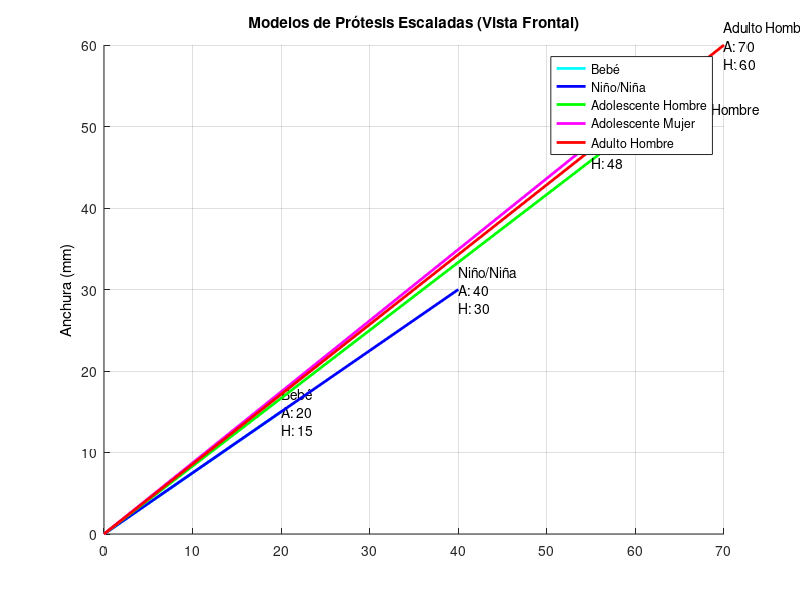

This figure's MATLAB source:
% Definición de dimensiones
baby_width = 20; baby_height = 15; 
child_width = 40; child_height = 30; 
teen_male_width = 60; teen_male_height = 50; 
teen_female_width = 55; teen_female_height = 48; 
adult_male_width = 70; adult_male_height = 60; 

% Gráfico frontal
figure;
hold on;
title('Modelos de Prótesis Escaladas (Vista Frontal)', 'Color', 'k');
ylabel('Anchura (mm)', 'Color', 'k');
zlabel('Altura (mm)', 'Color', 'k');
grid on;

% Añadir modelos al gráfico frontal con escalas
plot([0, baby_width], [0, baby_height], 'c', 'LineWidth', 2);
text(baby_width, baby_height, ...
    sprintf('Bebé\nA: %d\nH: %d', baby_width, baby_height), 'Color', 'k');

plot([0, child_width], [0, child_height], 'b', 'LineWidth', 2);
text(child_width, child_height, ...
    sprintf('Niño/Niña\nA: %d\nH: %d', child_width, child_height), 'Color', 'k');

plot([0, teen_male_width], [0, teen_male_height], 'g', 'LineWidth', 2);
text(teen_male_width, teen_male_height, ...
    sprintf('Adolescente Hombre\nA: %d\nH: %d', teen_male_width, teen_male_height), 'Color', 'k');

plot([0, teen_female_width], [0, teen_female_height], 'm', 'LineWidth', 2);
text(teen_female_width, teen_female_height, ...
    sprintf('Adolescente Mujer\nA: %d\nH: %d', teen_female_width, teen_female_height), 'Color', 'k');

plot([0, adult_male_width], [0, adult_male_height], 'r', 'LineWidth', 2);
text(adult_male_width, adult_male_height, ...
    sprintf('Adulto Hombre\nA: %d\nH: %d', adult_male_width, adult_male_height), 'Color', 'k');

legend('Bebé', 'Niño/Niña', 'Adolescente Hombre', 'Adolescente Mujer', 'Adulto Hombre');
hold off;
